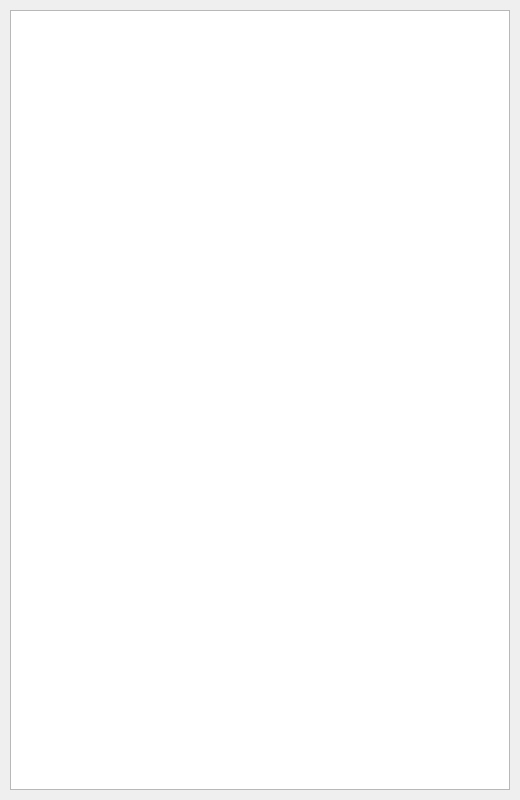
<?xml version="1.0" encoding="UTF-8"?>
<ui version="4.0">
 <class>FormDebug</class>
 <widget class="QDialog" name="FormDebug">
  <property name="geometry">
   <rect>
    <x>0</x>
    <y>0</y>
    <width>520</width>
    <height>800</height>
   </rect>
  </property>
  <property name="minimumSize">
   <size>
    <width>520</width>
    <height>800</height>
   </size>
  </property>
  <property name="maximumSize">
   <size>
    <width>520</width>
    <height>800</height>
   </size>
  </property>
  <property name="windowTitle">
   <string>调试信息</string>
  </property>
  <widget class="QTextBrowser" name="textDebug">
   <property name="geometry">
    <rect>
     <x>10</x>
     <y>10</y>
     <width>500</width>
     <height>780</height>
    </rect>
   </property>
   <property name="minimumSize">
    <size>
     <width>500</width>
     <height>780</height>
    </size>
   </property>
   <property name="maximumSize">
    <size>
     <width>500</width>
     <height>780</height>
    </size>
   </property>
  </widget>
 </widget>
 <resources/>
 <connections/>
</ui>
